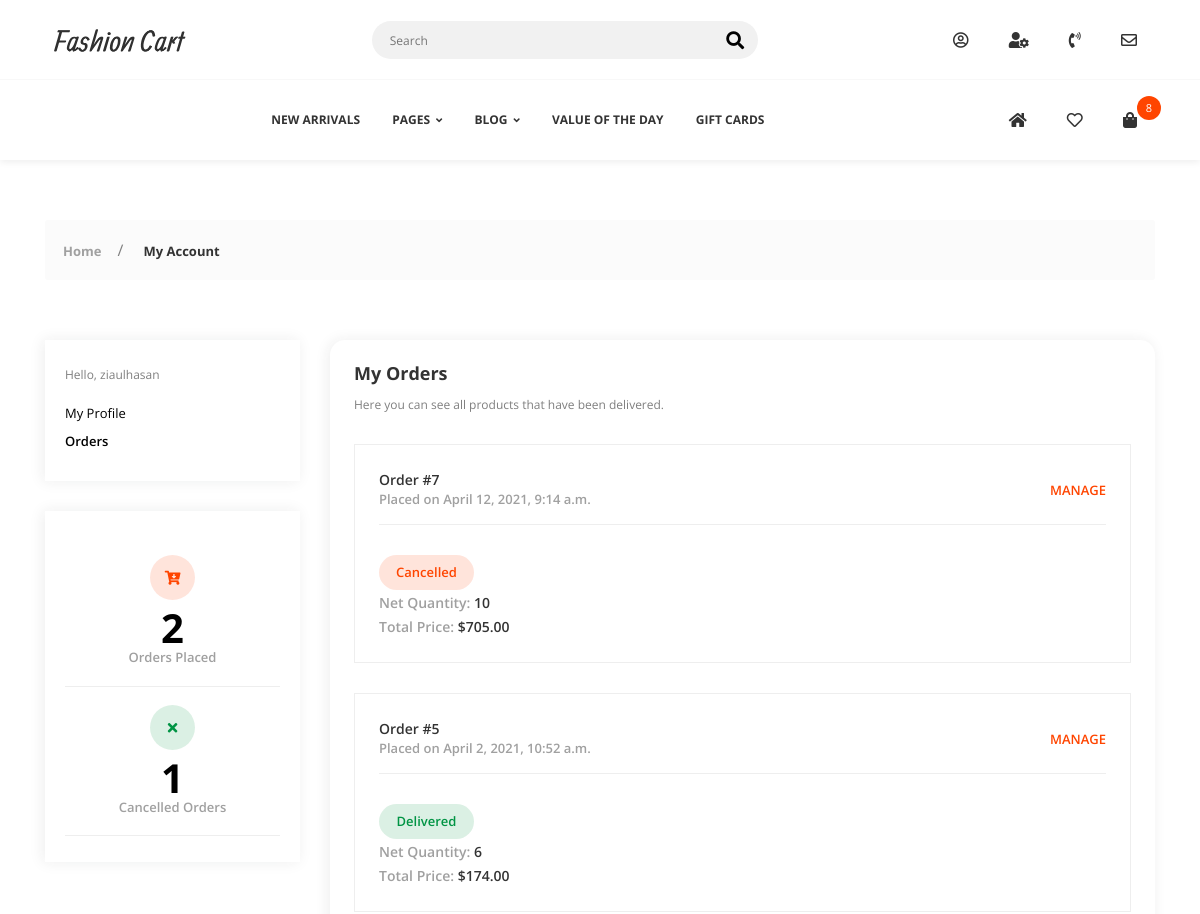
The page /account/orders (signed in, upper part) on the database as committed earlier.
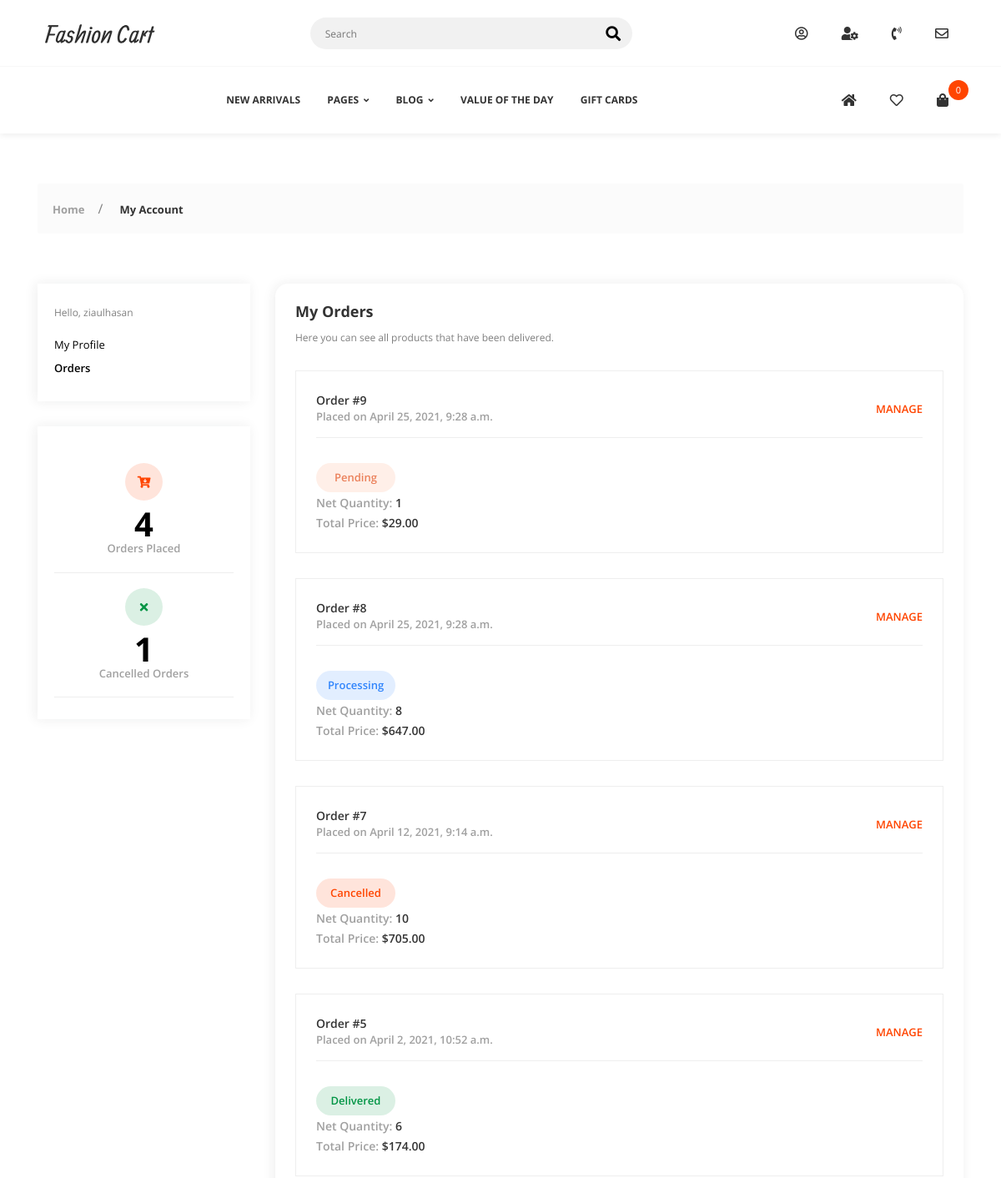
The same page on the database as committed later.
### core/models/order.py (models this page shows, shortened)
class Order(models.Model):
    customer: Customer = models.ForeignKey(Customer, on_delete=models.CASCADE)
    date_ordered: datetime = models.DateTimeField(null=True, blank=True)
    date_delivered: datetime = models.DateTimeField(null=True, blank=True)
    cancellion_reason: str = models.CharField(max_length=500, null=True, blank=True)
    status = models.IntegerField(default=OrderStatusChoices.NOT_ORDERED, choices=OrderStatusChoices.choices)
    shipping = models.OneToOneField(ShippingAndBilling, on_delete=models.CASCADE, null=True, blank=True, related_name="orders")
    def get_status(self) -> str:
        for item in OrderStatusChoices.choices:
            if item[0] == self.status:
                return item[1]
    @property
    def items_count(self):
        count = 0
        for item in self.order_items.all():
            assert isinstance(item, OrderItem)
            count += item.quantity
        return count
    @property
    def total_price(self) -> float:
        total = 0;
        for item in self.order_items.all().select_related("product"):
            total += item.get_net_price()
        return total
    def get_items(self):
        return self.order_items.all().select_related("product")

class OrderItem(models.Model):
    order: Order = models.ForeignKey(Order, on_delete=models.CASCADE, related_name="order_items", null=True);
    product: Product = models.ForeignKey(Product, on_delete=models.CASCADE, related_name="order_items")
    quantity: int = models.IntegerField(default=1)
    def get_net_price(self) -> float:
        return self.product.get_price() * self.quantity

### core/models/customer.py (models this page shows, shortened)
class Customer(models.Model):
    user: User = models.OneToOneField(User, on_delete=models.CASCADE)
    def get_placed_order_count(self) -> int:
        return self.order_set.filter(date_ordered__isnull=False).count()
    def get_cancelled_order_count(self) -> int:
        return self.order_set.filter(status=OrderStatusChoices.CANCELLED).count()

### core/models/product.py (models this page shows, shortened)
class Product(models.Model):
    title = models.CharField(max_length=500)
    summary = models.TextField(max_length=1000)
    description = RichTextUploadingField(null=True, blank=True)
    thumbnail = models.ImageField(upload_to="product_thumbnails/")
    price = models.DecimalField(max_digits=12, decimal_places=2)
    discount_price = models.DecimalField(max_digits=12, decimal_places=2, null=True, blank=True)
    timestamp = models.DateTimeField(auto_now_add=True)
    categories = models.ManyToManyField(Category, related_name="products", blank=True)
    for_gender = models.CharField(max_length=10, choices=gender_choices, default="men")
    sold = models.IntegerField(default=0)
    url = models.SlugField(unique=True, null=True, blank=True)
    def get_price(self) -> float:
        if self.discount_price:
            return self.discount_price
        return self.price

### decorators/authorization.py (the view)
    def wrapper(request: HttpRequest, *args, **kwargs) -> HttpResponse:
        if request.user.is_authenticated:
            return func(request, *args, **kwargs)
        else:
            return redirect(reverse("accounts:login") + f"?returnurl={request.path}")

### accounts/views.py (called while the page is built)
@only_authorized
def orders(request: HttpRequest) -> HttpResponse:
    context: Dict[str, object] = dict()
    context["orders"] = Order.objects.filter(date_ordered__isnull=False).order_by("-date_ordered")
    return render(request, "accounts/orders.html", context)

### midllewares/cart.py (called while the page is built)
    def __call__(self, request: HttpRequest):
        if request.user.is_authenticated:
            order, created = Order.objects.get_or_create(
                customer=request.user.customer, date_ordered__isnull=True)
            request.cart = order
        response = self.get_response(request)
        return response

### templates/accounts/orders.html (shortened to what the changed rows need)
<!DOCTYPE html>
<html class="no-js" lang="en">
<head>
    <link rel="stylesheet" href="/static/css/vendor.css">
    <link rel="stylesheet" href="/static/css/utility.css">
    <link rel="stylesheet" href="/static/css/app.css">
</head>
<body class="config">
    <div id="app">
        <header class="header--style-1 header--box-shadow">
            {% include 'components/secondary-nav-2.html' %}
        </header>
        <div class="app-content">
            <div class="u-s-p-b-60">
                <div class="section__content">
                    <div class="dash">
                        <div class="container">
                            <div class="row">
                                {% include 'components/dashboard_menu.html' %}
                                <div class="col-lg-9 col-md-12">
                                    <div class="dash__box dash__box--shadow dash__box--radius dash__box--bg-white u-s-m-b-30">
                                        <div class="dash__pad-2">
                                            <h1 class="dash__h1 u-s-m-b-14">My Orders</h1>
                                            <div class="m-order__list">
                                                {% for order in orders %}
                                                <div class="m-order__get">
                                                    <div class="manage-o__header u-s-m-b-30">
                                                        <div class="dash-l-r">
                                                            <div>
                                                                <div class="manage-o__text-2 u-c-secondary">Order #{{ order.id }}</div>
                                                                <div class="manage-o__text u-c-silver">Placed on {{ order.date_ordered }}</div>
                                                            </div>
                                                            <div>
                                                                <div class="dash__link dash__link--brand">
                                                                    <a href="dash-manage-order.html">MANAGE</a></div>
                                                            </div>
                                                        </div>
                                                    </div>
                                                    <div class="manage-o__description">
                                                        <div class="description__info-wrap">
                                                            <div>
                                                                {% if order.status == 3 %}
                                                                <span class="manage-o__badge badge--shipped">{{ order.get_status }}</span>
                                                                {% elif order.status == 2 %}
                                                                <span class="manage-o__badge badge--processing">{{ order.get_status }}</span>
                                                                {% elif order.status == 1 %}
                                                                <span class="manage-o__badge badge--pending">{{ order.get_status }}</span>
                                                                {% else %}
                                                                <span class="manage-o__badge badge--delivered">{{ order.get_status }}</span>
                                                                {% endif %}
                                                            </div>
                                                            <div>
                                                                <span class="manage-o__text-2 u-c-silver">Net Quantity:
                                                                    <span class="manage-o__text-2 u-c-secondary">{{ order.items_count }}</span>
                                                                </span>
                                                            </div>
                                                            <div>
                                                                <span class="manage-o__text-2 u-c-silver">Total Price:
                                                                    <span class="manage-o__text-2 u-c-secondary">${{ order.total_price }}</span></span></div>
                                                        </div>
                                                    </div>
                                                </div>
                                                {% endfor %}
                                            </div>
                                        </div>
                                    </div>
                                </div>
                            </div>
                        </div>
                    </div>
                </div>
            </div>
        </div>
    </div>
</body>
</html>

### templates/components/secondary-nav-2.html (shortened to what this page needs)
<nav class="secondary-nav-wrapper">
    <div class="container">
        <div class="secondary-nav">
            <div class="menu-init" id="navigation2">
                <div class="ah-lg-mode">
                    <ul class="ah-list ah-list--design2 ah-list--link-color-secondary">
                        <li>
                            <a href="shop-side-version-2.html">NEW ARRIVALS</a>
                        </li>
                        <li class="has-dropdown">
                            <a>PAGES<i class="fas fa-angle-down u-s-m-l-6"></i></a>
                        </li>
                        <li class="has-dropdown">
                            <a>BLOG<i class="fas fa-angle-down u-s-m-l-6"></i></a>
                        </li>
                        <li>
                            <a href="shop-side-version-2.html">VALUE OF THE DAY</a>
                        </li>
                        <li>
                            <a href="shop-side-version-2.html">GIFT CARDS</a>
                        </li>
                    </ul>
                </div>
            </div>
            <div class="menu-init" id="navigation3">
                <div class="ah-lg-mode">
                    <ul class="ah-list ah-list--design1 ah-list--link-color-secondary">
                        <li>
                            <a href="{% url 'core:index' %}"><i class="fas fa-home"></i></a>
                        </li>
                        {% if request.user.is_authenticated %}
                        <li>
                            <a href="wishlist.html"><i class="far fa-heart"></i>
                            </a>
                        </li>
                        {% if request.path != "/cart" %}
                        <li class="has-dropdown">
                                <a class="mini-cart-shop-link" href="{% url 'core:cart' %}?returnurl={{ request.path }}"><i
                                        class="fas fa-shopping-bag"></i>
                                    <span class="total-item-round">{{ request.cart.items_count }}</span>
                                </a>
                        </li>
                        {% endif %}
                        {% endif %}
                    </ul>
                </div>
            </div>
        </div>
    </div>
</nav>

### templates/components/dashboard_menu.html (shortened to what this page needs)
<div class="col-lg-3 col-md-12">
    <div class="dash__box dash__box--bg-white dash__box--shadow u-s-m-b-30">
        <div class="dash__pad-1">
            <span class="dash__text u-s-m-b-16">Hello, {{ request.user.username }}</span>
            <ul class="dash__f-list">
                <li>
                    {% url 'accounts:profile' as profile %}
                    {% url 'accounts:orders' as orders %}
                    <a
                    href="{{ profile }}">My Profile</a>
                </li>
                <li>
                    <a
                    {% if request.path == orders %}
                        class="dash-active"
                    {% endif %}
                    href="{{ orders }}">Orders</a>
                </li>
            </ul>
        </div>
    </div>
    <div class="dash__box dash__box--bg-white dash__box--shadow dash__box--w">
        <div class="dash__pad-1">
            <ul class="dash__w-list">
                <li>
                    <div class="dash__w-wrap">
                        <span class="dash__w-icon dash__w-icon-style-1"><i class="fas fa-cart-arrow-down"></i></span>
                        <span class="dash__w-text">{{ request.user.customer.get_placed_order_count }}</span>
                        <span class="dash__w-name">Orders Placed</span>
                    </div>
                </li>
                <li>
                    <div class="dash__w-wrap">
                        <span class="dash__w-icon dash__w-icon-style-2"><i class="fas fa-times"></i></span>
                        <span class="dash__w-text">{{ request.user.customer.get_cancelled_order_count }}</span>
                        <span class="dash__w-name">Cancelled Orders</span>
                    </div>
                </li>
            </ul>
        </div>
    </div>
</div>

Rows that differ between the two databases and show on the page:
added Order: cart.items_count "0"
added Order: id "9", date_ordered "April 25, 2021, 9:28 a.m.", get_status "Pending", items_count "1", total_price "29.00"
now on one of the page's lists (row edited): Order: id "8", date_ordered "April 25, 2021, 9:28 a.m.", get_status "Processing", items_count "8", total_price "647.00"
Other text that changed with them:
{{ request.user.customer.get_placed_order_count }}: "2" → "4"
{{ request.cart.items_count }}: "8" → "0"
